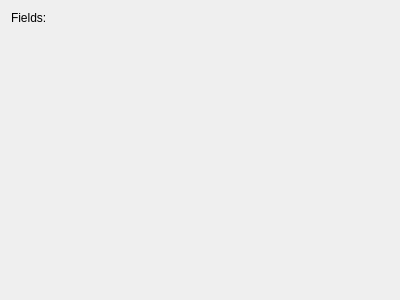
<?xml version="1.0" encoding="UTF-8"?>
<ui version="4.0">
 <class>FieldArea</class>
 <widget class="QWidget" name="FieldArea">
  <property name="geometry">
   <rect>
    <x>0</x>
    <y>0</y>
    <width>400</width>
    <height>300</height>
   </rect>
  </property>
  <property name="windowTitle">
   <string>Form</string>
  </property>
  <layout class="QHBoxLayout" name="horizontalLayout" stretch="0,0">
   <item>
    <layout class="QVBoxLayout" name="verticalLayout_2">
     <item>
      <widget class="QLabel" name="label">
       <property name="text">
        <string>Fields:</string>
       </property>
      </widget>
     </item>
     <item>
      <spacer name="verticalSpacer">
       <property name="orientation">
        <enum>Qt::Orientation::Vertical</enum>
       </property>
       <property name="sizeHint" stdset="0">
        <size>
         <width>20</width>
         <height>118</height>
        </size>
       </property>
      </spacer>
     </item>
    </layout>
   </item>
   <item>
    <widget class="QStackedWidget" name="stackedWidget">
     <widget class="QWidget" name="previewPage"/>
     <widget class="QWidget" name="editPage">
      <layout class="QVBoxLayout" name="editPageLayout"/>
     </widget>
    </widget>
   </item>
  </layout>
 </widget>
 <resources/>
 <connections/>
</ui>
